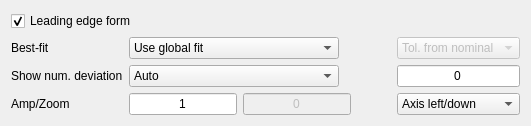
     <widget class="QWidget" name="leadingEdge">
      <attribute name="title">
       <string>Leading edge</string>
      </attribute>
      <layout class="QGridLayout" name="gridLayout_20">
       <item row="0" column="0" colspan="2">
        <widget class="QCheckBox" name="needFormLE">
         <property name="enabled">
          <bool>true</bool>
         </property>
         <property name="text">
          <string>Leading edge form</string>
         </property>
         <property name="checked">
          <bool>true</bool>
         </property>
        </widget>
       </item>
       <item row="3" column="1">
        <widget class="QLineEdit" name="amplificationLE">
         <property name="text">
          <string>1</string>
         </property>
         <property name="alignment">
          <set>Qt::AlignCenter</set>
         </property>
        </widget>
       </item>
       <item row="2" column="0">
        <widget class="QLabel" name="showLabel_2">
         <property name="text">
          <string>Show num. deviation</string>
         </property>
        </widget>
       </item>
       <item row="1" column="6">
        <widget class="QComboBox" name="toliranceLE">
         <property name="enabled">
          <bool>false</bool>
         </property>
         <item>
          <property name="text">
           <string>Tol. from nominal</string>
          </property>
         </item>
         <item>
          <property name="text">
           <string>Input tol.</string>
          </property>
         </item>
        </widget>
       </item>
       <item row="1" column="0">
        <widget class="QLabel" name="bestFitLabel_2">
         <property name="text">
          <string>Best-fit</string>
         </property>
        </widget>
       </item>
       <item row="3" column="0">
        <widget class="QLabel" name="scaleLabel_2">
         <property name="text">
          <string>Amp/Zoom</string>
         </property>
        </widget>
       </item>
       <item row="3" column="6">
        <widget class="QComboBox" name="axisLE">
         <property name="enabled">
          <bool>true</bool>
         </property>
         <property name="currentIndex">
          <number>0</number>
         </property>
         <item>
          <property name="text">
           <string>Axis left/down</string>
          </property>
         </item>
         <item>
          <property name="text">
           <string>Axis center</string>
          </property>
         </item>
         <item>
          <property name="text">
           <string>No axis</string>
          </property>
         </item>
        </widget>
       </item>
       <item row="0" column="5" rowspan="4">
        <spacer name="horizontalSpacer_12">
         <property name="orientation">
          <enum>Qt::Horizontal</enum>
         </property>
         <property name="sizeType">
          <enum>QSizePolicy::Expanding</enum>
         </property>
         <property name="sizeHint" stdset="0">
          <size>
           <width>40</width>
           <height>20</height>
          </size>
         </property>
        </spacer>
       </item>
       <item row="2" column="6">
        <widget class="QLineEdit" name="valueOfSetLE">
         <property name="text">
          <string>0</string>
         </property>
         <property name="alignment">
          <set>Qt::AlignCenter</set>
         </property>
        </widget>
       </item>
       <item row="3" column="2">
        <widget class="QLineEdit" name="zoomLE">
         <property name="enabled">
          <bool>false</bool>
         </property>
         <property name="text">
          <string>0</string>
         </property>
         <property name="alignment">
          <set>Qt::AlignCenter</set>
         </property>
        </widget>
       </item>
       <item row="2" column="1" colspan="2">
        <widget class="QComboBox" name="showNumDevLE">
         <property name="enabled">
          <bool>true</bool>
         </property>
         <property name="maximumSize">
          <size>
           <width>210</width>
           <height>16777215</height>
          </size>
         </property>
         <property name="currentIndex">
          <number>0</number>
         </property>
         <item>
          <property name="text">
           <string>Auto</string>
          </property>
         </item>
         <item>
          <property name="text">
           <string>From nominal</string>
          </property>
         </item>
         <item>
          <property name="text">
           <string>Set</string>
          </property>
         </item>
         <item>
          <property name="text">
           <string>On edge</string>
          </property>
         </item>
        </widget>
       </item>
       <item row="1" column="1" colspan="2">
        <widget class="QComboBox" name="bestFitLE">
         <property name="enabled">
          <bool>true</bool>
         </property>
         <property name="maximumSize">
          <size>
           <width>210</width>
           <height>16777215</height>
          </size>
         </property>
         <item>
          <property name="text">
           <string>Use global fit</string>
          </property>
         </item>
         <item>
          <property name="text">
           <string>No fit</string>
          </property>
         </item>
        </widget>
       </item>
      </layout>
     </widget>
